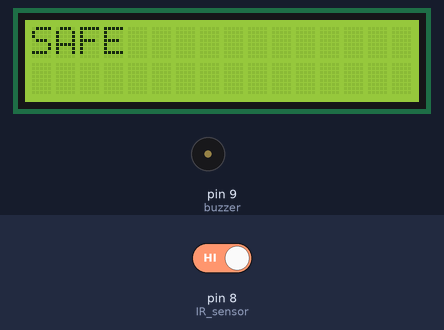
Bench run of a sketch on a simulated Arduino Uno, built with avr-gcc and run on an emulated ATmega328P. Parts: 16×2 character LCD, buzzer (waves = sounding, pin HIGH). The inputs (shaded band) are chosen by the test bench; at power-on: pin 8 (IR_sensor) HIGH.

Above: at 1.2 s.
1.3 s: pin 8 (IR_sensor) driven LOW
At 1.7 s:
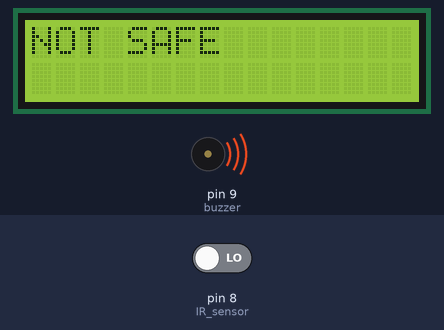
4.3 s: pin 8 (IR_sensor) driven HIGH
At 4.94 s:
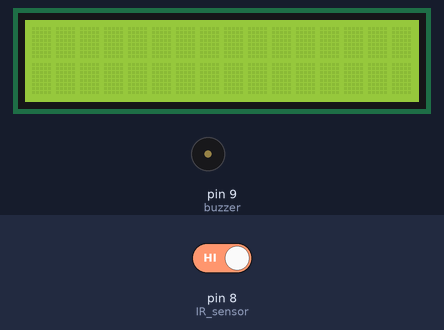
Timing chart, 0 to 7.3 s (numbered marks = the images above; inputs shaded):
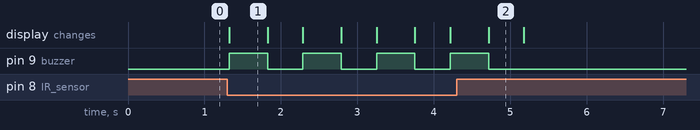

The sketch:

IR_LCD_Buzzer_Blinker.ino
```cpp
#include "Wire.h"
#include "Adafruit_LiquidCrystal.h"

Adafruit_LiquidCrystal lcd(12, 11, 5, 4, 3, 2);

int x;
int y;


void setup() {
  pinMode(9, OUTPUT); // buzzer
  pinMode(8, INPUT);  // IR sensor

  lcd.begin(16, 2);
  lcd.clear();
  y = 500;
}

void loop() {
  x = digitalRead(8); // Sensor output

  lcd.clear();
  lcd.setCursor(0, 0);

  if (x == 0) { // Object detected
    lcd.print("NOT SAFE");
    digitalWrite(9, HIGH);
     delay(y); // Used this for blinking effect
     lcd.clear();
    digitalWrite(9, LOW);
    delay(y/2);
  } else {
    lcd.print("SAFE");
    digitalWrite(9, LOW); // Turn buzzer OFF
  }
delay(200);

}
```

Measured:
- after the input at 1.3 s, pin 9 (buzzer): alternates HIGH for 0.50 s and LOW for 0.46 s, starting at once; the display: changes at once (image 1)
- after the input at 4.3 s, pin 9 (buzzer): goes on until 4.7 s, then stays LOW
- what the display in image 1 shows lasts 0.5 s, from 1.3 s to 1.8 s
